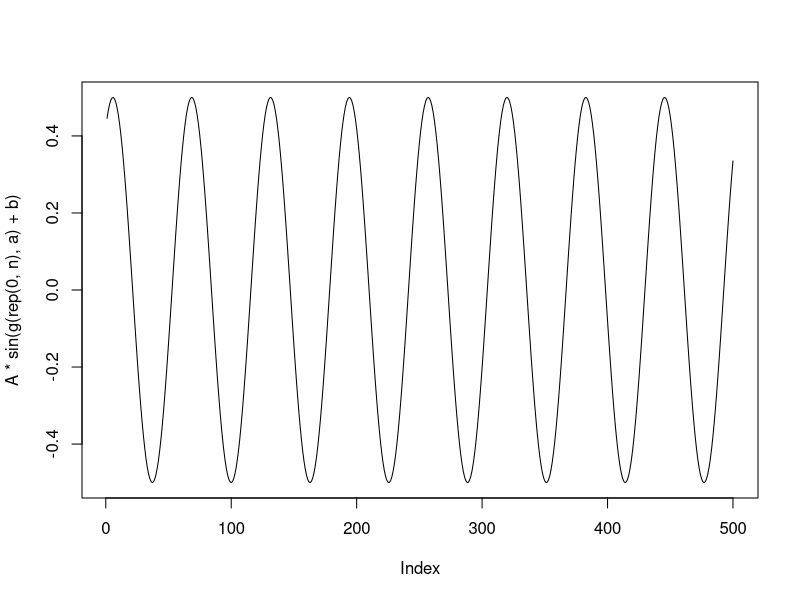
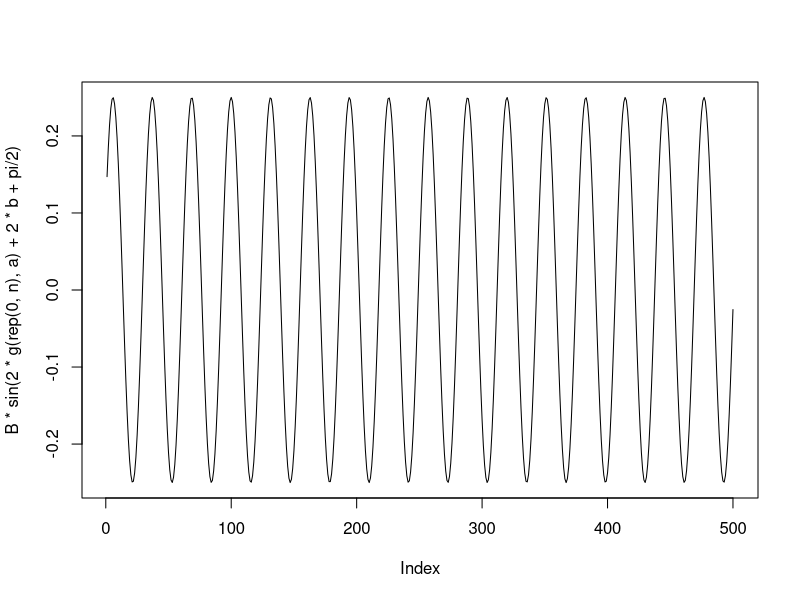
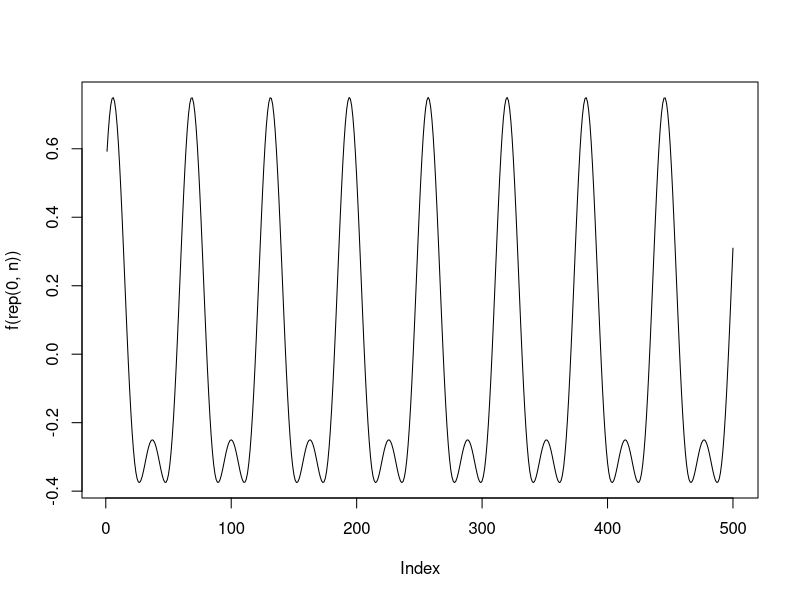
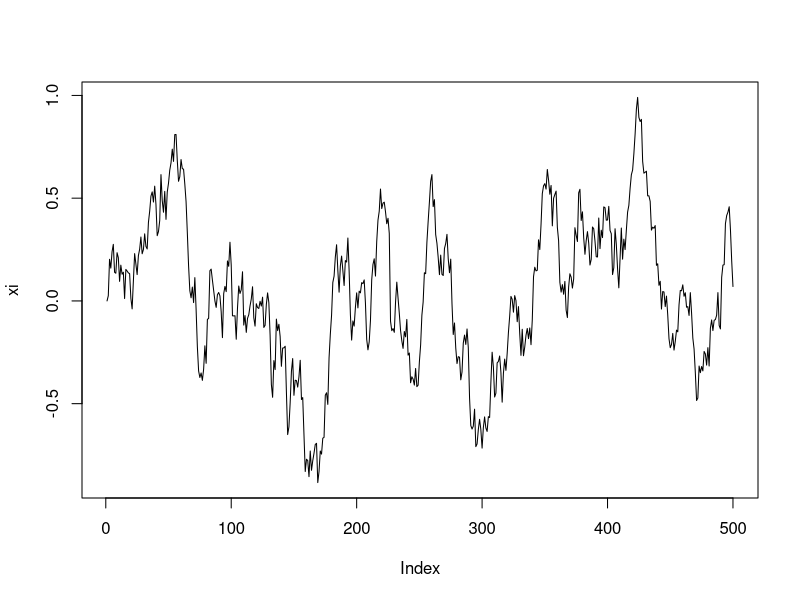
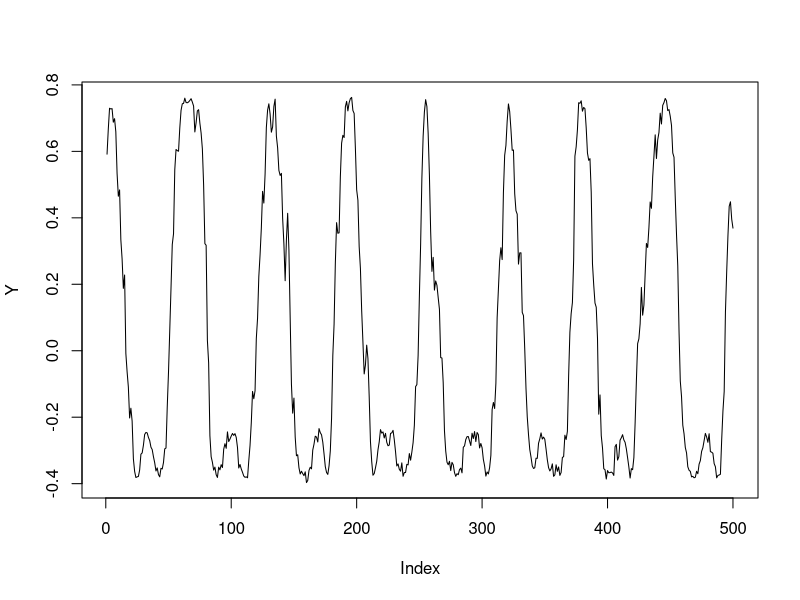
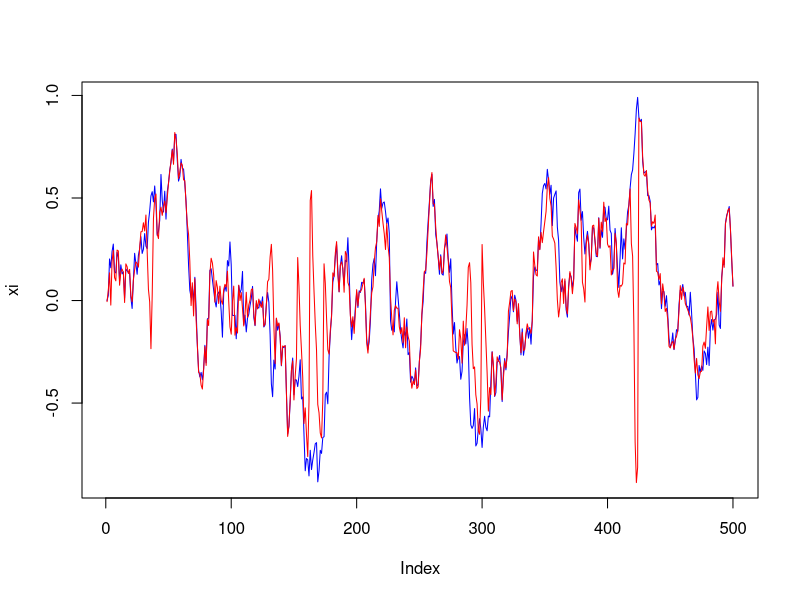
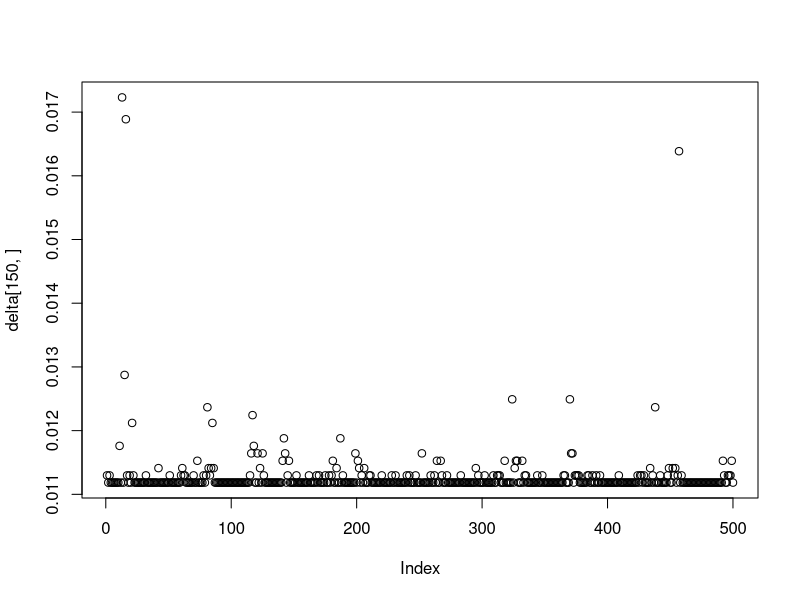
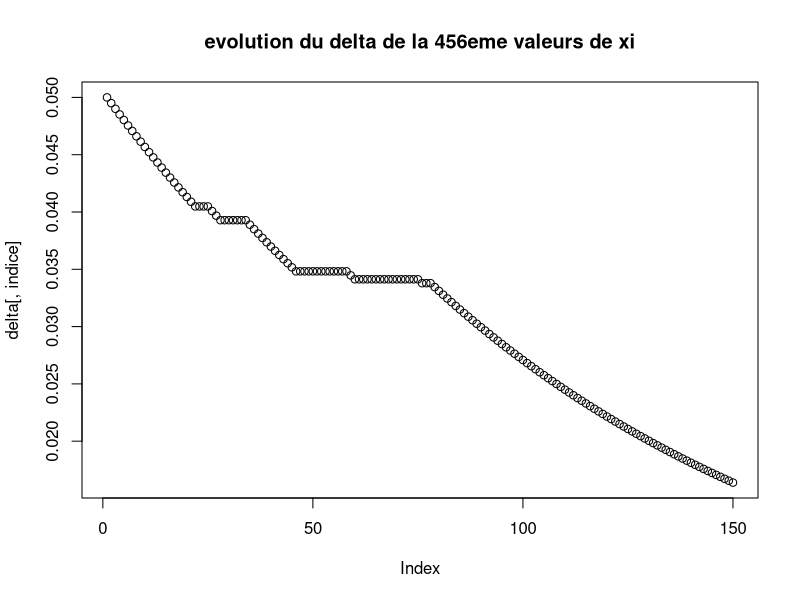

Source code (R) for these figures, in order:
## ---- chunk 1
set.seed(15)
## ---- chunk 2
# parameters
A <- 1 / 2
B <- -1 / 4
b <- 1
a <- 0.1
beta <- 0.05
sigma <- 0.1
omega <- 0.01
Delta <- 1
psi <- exp(-Delta * beta)
gamma <- sigma / sqrt(beta)

n <- 500
x <- 1:n

# functions
g <- function (xi, a.arg = a) {
  a.arg * x + xi
}
f <- function (xi, A.arg = A, a.arg = a, B.arg = B, b.arg = b) {
  A.arg * sin(g(xi, a.arg) + b.arg) +
          B.arg * sin(2 * g(xi, a.arg) + 2 * b.arg + pi / 2)
}
rxi <- function (xi=rep(0,n), psi.arg = psi, gamma.arg = gamma) {
  for (i in 2:length(xi)) {
    xi[i] <- xi[i - 1] * psi.arg + rnorm(1, 0, gamma.arg * sqrt((1 - psi.arg^2) / 2))
  }
  return(xi)
}
## ---- chunk 3
plot(A * sin(g(rep(0, n), a) + b), type = "l")
## ---- chunk 4
plot(B * sin(2 * g(rep(0, n), a) + 2 * b + pi / 2), type = "l")
## ---- chunk 5
plot(f(rep(0, n)), type = "l")
## ---- chunk 6
xi <- rxi(rep(0, n))

plot(xi, type = "l")
## ---- chunk 7
Y <- f(xi) + rnorm(n, 0, omega)

plot(Y, type = "l")
## ---- chunk 8
# function
log.lik <- function (xi.arg, omega.arg = omega, psi.arg = psi, gamma.arg = gamma) {
  return(sum(dnorm(Y, f(xi.arg), omega.arg, log = TRUE)) +
         sum(dnorm(xi.arg[2:length(xi.arg)], xi.arg[1:(length(xi.arg) - 1)] * psi.arg,
                   gamma.arg * sqrt((1 - psi.arg^2) / 2), log = TRUE)))
}
## ---- chunk 9
M <- 150
delta <- matrix(c(rep(.05, n),rep(NA,n*(M-1))),nrow=M,byrow=T)
delta.ar <- 0.01

xi.mcmc <- matrix(nrow = M, ncol = n)
xi.c <- rep(0,n)
accepted.n <- rep(0, n)
acceptance.rate <- rep(0, n)
acceptance.target <- .23

for (k in 1:M) {
  for (i in 1:n) {
    xi.p <- xi.c
    xi.p[[i]] <- rnorm(1, xi.p[[i]], delta[[k,i]])
    log.prob <- min(1, log.lik(xi.p) - log.lik(xi.c))
    if (log(runif(1)) < log.prob) {
      xi.c <- xi.p
      accepted.n[[i]] <- accepted.n[[i]] + 1
    }
    
    if(k<M){
      # adaptative variance
      acceptance.rate[[i]] <- accepted.n[[i]] / k
      if ((acceptance.rate[[i]] < acceptance.target * (1 - .1))||(acceptance.rate[[i]] > acceptance.target * (1 + .1))) {
        delta[k+1,i] <- delta[[k,i]] * (1 - delta.ar)
      } else{
        delta[k+1,i] <- delta[[k,i]]
      }
    }
  }
  xi.mcmc[k, ] <- xi.c
}

plot(xi, type = "l", col = "blue",
     ylim = c(min(min(xi.mcmc[nrow(xi.mcmc), ]), min(xi)), max(max(xi.mcmc[nrow(xi.mcmc), ]), max(xi))))
lines(xi.mcmc[nrow(xi.mcmc), ], type = "l", col = "red")
## ---- chunk 10

plot(delta[150,])
delt.test<-delta[150,]
maxs=sort(delt.test,decreasing=TRUE)[2]

indice<-457

#On regarde la colonnes des delta associée au 457ème indice 

plot(delta[,indice],main="evolution du delta de la 456eme valeurs de xi") #comportement bizarre entre 50 et 100 

#On regarde donc le comportement des xi 50:100

#par(mfrow=c(1,3))
#for(k.ind in c(80,81,82)){
 # plot(xi, type = "l", col = "blue",main=paste("k=",k.ind),
#     ylim = c(min(min(xi.mcmc[nrow(xi.mcmc), ]), min(xi)), max(max(xi.mcmc[nrow(xi.mcmc), ]), max(xi))))
#  lines(xi.mcmc[k.ind, ], type = "l", col = "red")
  
#}
## ---- chunk 11
plot(acceptance.rate)
abline(h = acceptance.target, lty = "dashed", col = "red")
## ---- chunk 12
plot(delta)
## ---- chunk 13
plot(Y, type = "l", col = "blue")
lines(f(xi.mcmc[nrow(xi.mcmc), ]), type = "l", col = "red")
## ---- chunk 14
# xi
par(mfrow=c(2,2))
for(k.ind in round(seq(1,M,length.out=10),0)){
  plot(xi, type = "l", col = "blue",
       ylim = c(min(min(xi.mcmc[nrow(xi.mcmc), ]), min(xi)), max(max(xi.mcmc[nrow(xi.mcmc), ]), max(xi))),main=paste("k= ",k.ind))
  lines(xi.mcmc[k.ind, ], type = "l", col = "red")
  
}


#Converge aux alentours de 300 
## ---- chunk 15
# f
par(mfrow=c(2,2))
for(k.ind in round(seq(1,M,length.out=10),0)){
  plot(Y, type = "l", col = "blue",main=paste("k= ",k.ind))
  lines(f(xi.mcmc[k.ind, ]), type = "l", col = "red")
}

#Converge aux alentours de 300 
## ---- chunk 16
p1<-rxi()
p2<-rxi()
p3<-rxi()
p4<-rxi()

par(mfrow=c(2,2))

plot(p1, type = "l", col = 1,ylim=c(min(p1),max(p1)))

plot(p1, type = "l", col = 1,ylim=c(min(c(min(p1),min(p2))),max(c(max(p1),max(p2)))))
lines(p2, type = "l", col = 2)

plot(p1, type = "l", col = 1,ylim=c(min(c(min(p1),min(p3))),max(c(max(p1),max(p3)))))
lines(p3, type = "l", col = 3)

plot(p1, type = "l", col = 1,ylim=c(min(c(min(p1),min(p4))),max(c(max(p1),max(p4)))))
lines(p4, type = "l", col = 4)
## ---- chunk 17

par(mfrow=c(2,2))

plot(f(p1), type = "l", col = 1)

plot(f(p1), type = "l", col = 1)
lines(f(p2), type = "l", col = 2)

plot(f(p1), type = "l", col = 1)
lines(f(p3), type = "l", col = 3)

plot(f(p1), type = "l", col = 1)
lines(f(p4), type = "l", col = 4)
## ---- chunk 18
par(mfrow=c(2,2))
plot(Y, type = "l", col = 1,main="goal")

plot(Y, type = "l", col = 1,main="MCMC")
lines(f(xi.mcmc[nrow(xi.mcmc), ]), type = "l", col = 2)

plot(Y, type = "l", col = 1,main="xi simulation")
lines(f(xi.mcmc[nrow(xi.mcmc), ]), type = "l", col = 2)
lines(f(p1), type = "l", col = 3)

plot(Y, type = "l", col = 1,main="xi simulation")
lines(f(xi.mcmc[nrow(xi.mcmc), ]), type = "l", col = 2)
lines(f(p2), type = "l", col = 4)
## ---- chunk 19
n=500
M <- 200
delta <- matrix(.5,ncol=n,nrow=M,byrow=T)
delta.ar <- 0.01
omega<-rep(0,M)
omega[1]=0.5
  
s1<-rep(0,M)

alpha<-rep(1,M)
alpha[50:M]=1/((1:(M-49))^0.8)

xi.mcmc <- matrix(nrow = M, ncol = n)
xi.c <- rep(0,n)
accepted.n <- rep(0, n)
acceptance.rate <- rep(0, n)
acceptance.target <- .23


for (k in 2:M) {
  # Etape MCMC 
  for (i in 1:n) {
    xi.p <- xi.c
    xi.p[[i]] <- rnorm(1, xi.p[[i]], delta[[k,i]])
    log.prob <- min(1, log.lik(xi.p,omega.arg=omega[k-1]) - log.lik(xi.c,omega.arg=omega[k-1]))
    if (log(runif(1)) < log.prob) {
      xi.c <- xi.p
      accepted.n[[i]] <- accepted.n[[i]] + 1
    }
    
    if(k<M){
      # adaptative variance
      acceptance.rate[[i]] <- accepted.n[[i]] / k
      if ((acceptance.rate[[i]] < acceptance.target * (1 - .1))||(acceptance.rate[[i]] > acceptance.target * (1 + .1))) {
        delta[k+1,i] <- delta[[k,i]] * (1 - delta.ar)
      } else{
        delta[k+1,i] <- delta[[k,i]]
      }
    }
  }
  xi.mcmc[k, ] <- xi.c
  
  f.k=f(xi.c)
  #Etape calcul des stats exhaustives
  S1=mean((Y-f.k)^2)
  #Etape approximation stochastique
  s1[k]<-s1[k-1]+alpha[k]*(S1-s1[k-1])
  
  #Etape de maximisation 
  omega[k]=sqrt(s1[k])
  
}

plot(xi, type = "l", col = "blue",
     ylim = c(min(min(xi.mcmc[nrow(xi.mcmc), ]), min(xi)), max(max(xi.mcmc[nrow(xi.mcmc), ]), max(xi))))
lines(xi.mcmc[nrow(xi.mcmc), ], type = "l", col = "red")

plot(omega,type='l',col='blue')
abline(h=0.01,col='red')
